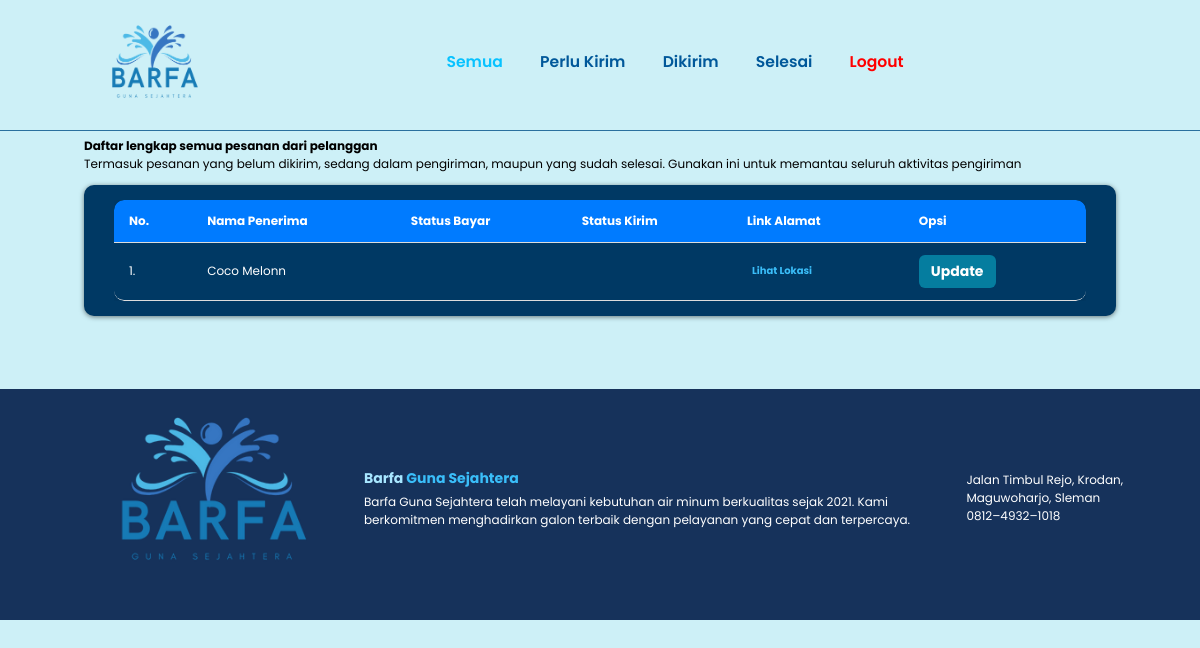
Page /kurir/semua.php (signed in) on the earlier database version.
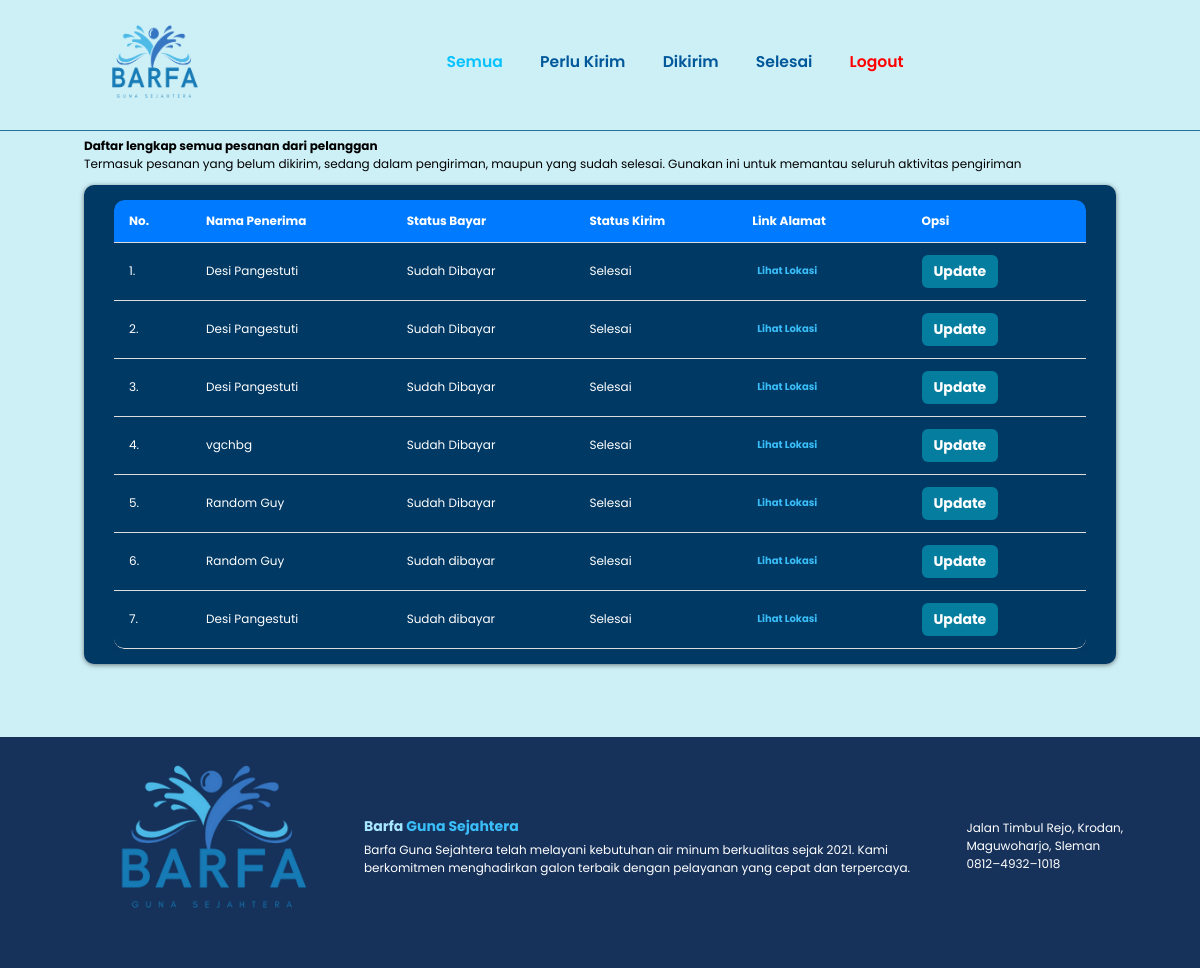
Same page on the later database version.
### tables this page shows
CREATE TABLE `pesanan` (
  `id_pesanan` int(11) NOT NULL,
  `username` varchar(15) NOT NULL,
  `nama` varchar(40) NOT NULL,
  `email` varchar(30) NOT NULL,
  `no_hp` char(15) NOT NULL,
  `alamat` varchar(200) NOT NULL,
  `link` varchar(150) NOT NULL,
  `status_bayar` varchar(15) NOT NULL,
  `status_kirim` varchar(15) NOT NULL,
  `total_harga` float NOT NULL,
  `tanggal_pesan` date NOT NULL DEFAULT curdate(),
  `metode_bayar` varchar(10) NOT NULL,
  `bukti_bayar` varchar(100) NOT NULL
);

### kurir/semua.php (the view, shortened to what this page needs)
<?php
  include '../koneksi.php';
?>
<!DOCTYPE html>
<html lang="en">
<head>
  <link rel="stylesheet" href="font_awesome/css/font-awesome.min.css">
</head>
<body>
  <nav class="navbar">
    <a class="navbar-brand" href="#">
        <img src="../img/logo_barfa.png" alt="logo" width="130" height="80" />
    </a>
    <div class="navbar-nav">
      <a href="semua.php" style="color: #08C2FF;">Semua</a>
      <a href="perlukirim.php">Perlu Kirim</a>
      <a href="dikirim.php">Dikirim</a>
      <a href="selesai.php">Selesai</a>
      <a href="logout.php" style="color: red;">Logout</a>
    </div>
  </nav>
  <section class="page-keranjang">
    <div class="container">
    <h4 style="color: #000;">Daftar lengkap semua pesanan dari pelanggan</h4>
    <p style="color: #000; margin-bottom: 1rem;">Termasuk pesanan yang belum dikirim, sedang dalam pengiriman, maupun yang sudah selesai. Gunakan ini untuk memantau seluruh aktivitas pengiriman</p>
      <div class="breadcrumb">
        <div class="card-body">
          <div class="table-responsive">
          <table class="table" id="tables">
              <thead style="text-align: left;">
                  <tr>
                      <th>No.</th>
                      <th>Nama Penerima</th>
                      <th>Status Bayar</th>
                      <th>Status Kirim</th>
                      <th>Link Alamat</th>
                      <th>Opsi</th>
                  </tr>
              </thead>
              <tbody>
              <?php
                $no = 1;
                $query = "SELECT * from pesanan";
                $result = mysqli_query($connect, $query);
                while ($row = mysqli_fetch_assoc($result)) {
                ?>
                  <tr style="text-align:left;">
                    <td><?php echo $no++; ?>.</td>
                    <td><?php echo $row['nama']; ?></td>
                    <td><?php echo $row['status_bayar']; ?></td>
                    <td><?php echo $row['status_kirim']; ?></td>
                    <td>
                        <a href="<?php echo htmlspecialchars($row['link']); ?>" target="_blank" style="color: #3ABEF9;">Lihat Lokasi</a>
                    </td>
                    <td>
                        <a href="update.php?id_pesanan=<?php echo $row['id_pesanan']; ?>" class="btn-detail">Update
                        </a>
                    </td>
                  </tr>
                  <?php
                    }
                  ?>
              </tbody>
          </table>
          </div>
        </div>
    </div>
  </div>
  </section>
<footer>
  <div class="footer-barfa">
    <div class="logo">
      <img src="../img/logo_barfa.png" alt="Logo Barfa">
    </div>
    <div class="barfa-description">
      <h3>Barfa <span>Guna Sejahtera</span></h3>
      <p>Barfa Guna Sejahtera telah melayani kebutuhan air minum berkualitas sejak 2021.
      Kami berkomitmen menghadirkan galon terbaik dengan pelayanan yang cepat dan terpercaya.</p>
    </div>
    <div class="barfa-ikon">
      <p><i data-feather="map-pin"></i>  Jalan Timbul Rejo, Krodan, Maguwoharjo, Sleman</p>
      <p><i data-feather="phone"></i>  0812–4932–1018</p>
    </div>
  </div>
  </footer>
</body>
</html>

### kurir/semua.php (style rules this page uses)
:root { --primary: #39BEF9; --bg: #cdf0f7; }
* { margin: 0; padding: 0; box-sizing: border-box; outline: none; border: none; text-decoration: none; }
html { scroll-behavior: smooth; }
body { font-family: 'Poppins', sans-serif; position: relative; z-index: 0; color: #fff; background-color: var(--bg); overflow-x: hidden; }
.navbar { display: flex; justify-content: space-between; align-items: center; padding: 1.4rem 7%; border-bottom: 0.5px solid #2a709e; position: fixed; top: 0; left: 0; right: 0; z-index: 9999; }
.navbar .navbar-nav a { color: #00589A; display: inline-block; font-size: 1.3rem; font-weight: 510; margin: 0 1rem; }
.navbar .navbar-nav a::after { content: ''; display: block; padding-bottom: 0.5rem; border-bottom: 0.1rem solid var(--primary); transform: scaleX(0); transition: 0.2s linear; }
.page-keranjang { margin: 2rem 0; margin-top: 10rem; padding: 1.4rem 7%; }
.breadcrumb { padding: 15px 30px; margin-bottom: 20px; background-color: #003964; border-radius: 10px; box-shadow: 0 1px 5px rgba(0, 0, 0, .5); text-align: center; }
.card-body { color: #fff; }
.table { width: 100%; border-collapse: separate; border-spacing: 0; overflow: hidden; border-radius: 10px; box-shadow: 0 2px 8px rgba(0,0,0,0.1); }
.table-responsive { width: 100%; overflow-x: auto; -webkit-overflow-scrolling: touch; }
.table thead tr:first-child th:first-child { border-top-left-radius: 10px; }
.table thead tr:first-child th:last-child { border-top-right-radius: 10px; }
.table tbody tr:last-child td:first-child { border-bottom-left-radius: 10px; }
.table tbody tr:last-child td:last-child { border-bottom-right-radius: 10px; }
.table thead { background-color: #007bff; color: #fff; }
.table th, .table td { padding: 12px 15px; border-bottom: 1px solid #ddd; }
a { display: inline-flex; align-items: center; padding: 8px 5px; color: white; text-decoration: none; border-radius: 5px; font-size: 10px; font-weight: bold; margin-right: 10px; transition: background-color 0.3s ease, transform 0.3s ease; }
.btn-detail { background-color: #057D9F; color: white; border: none; padding: 6px 12px; border-radius: 6px; text-decoration: none; font-size: 14px; transition: background-color 0.3s ease; display: inline-block; }
footer { background-color: #16325B; text-align: center; padding: 1rem 0 2rem; margin-top: 3rem; }
.footer-barfa { display: flex; align-items: center; gap: 1rem; background-color: #16325B; padding: 1.4rem 6%; }
.footer-barfa .logo img { max-width: 280px; height: auto; }
.footer-barfa .barfa-description { max-width: 600px; text-align: left; }
.footer-barfa .barfa-ikon { max-width: 600px; text-align: left; margin-left: 0px; }
.footer-barfa .barfa-description h3 { color: #A7E6FF; margin-bottom: 4px; }
.footer-barfa .barfa-description span { color: #3ABEF9; }
@media (max-width: 1366px) { html { font-size: 75%; } }

Differences in the rows shown:
removed pesanan: nama "Coco Melonn"
added pesanan: nama "Desi Pangestuti", status_bayar "Sudah Dibayar", status_kirim "Selesai"
added pesanan: nama "Desi Pangestuti", status_bayar "Sudah Dibayar", status_kirim "Selesai"
added pesanan: nama "Desi Pangestuti", status_bayar "Sudah Dibayar", status_kirim "Selesai"
added pesanan: nama "vgchbg", status_bayar "Sudah Dibayar", status_kirim "Selesai"
added pesanan: nama "Random Guy", status_bayar "Sudah Dibayar", status_kirim "Selesai"
added pesanan: nama "Random Guy", status_bayar "Sudah dibayar", status_kirim "Selesai"
added pesanan: nama "Desi Pangestuti", status_bayar "Sudah dibayar", status_kirim "Selesai"
